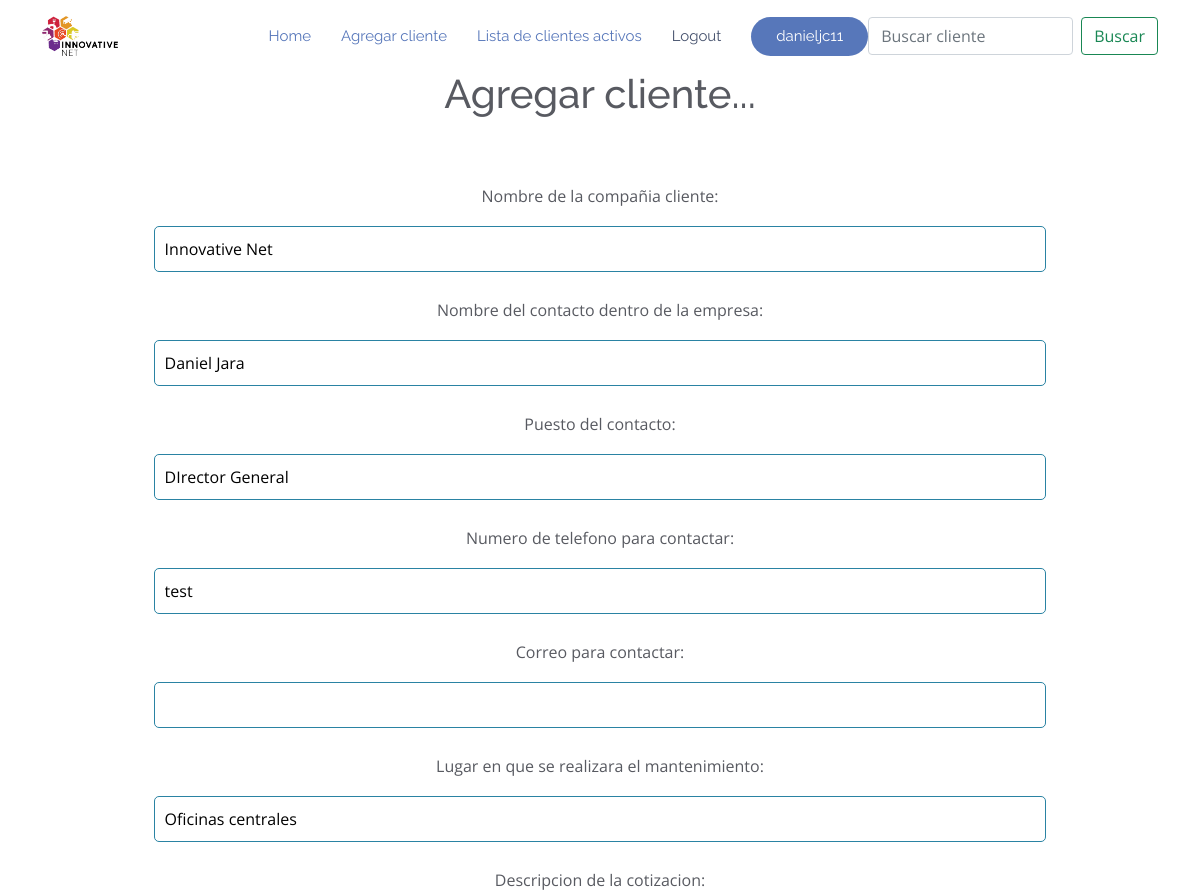
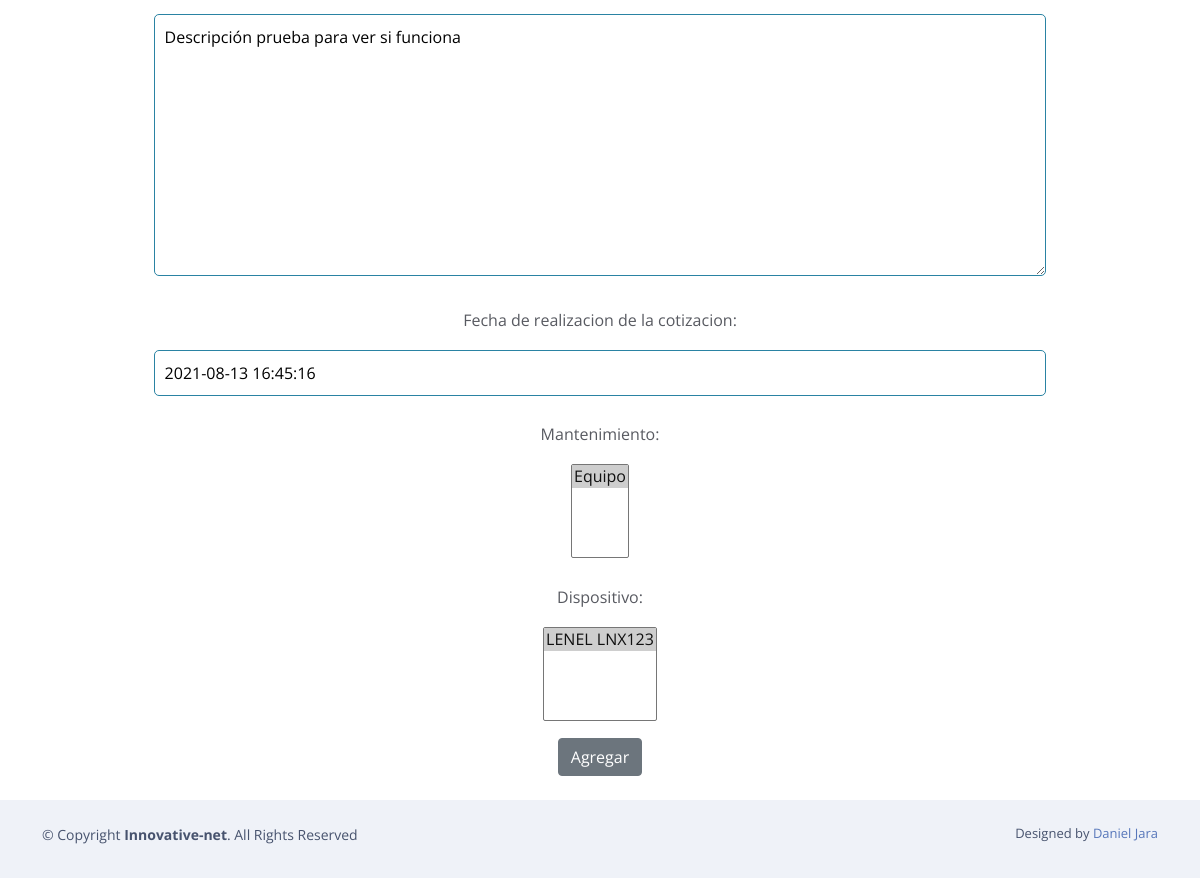
The page /modificar_cliente/34/ (signed in) on the database as committed earlier (2 pictures, top to bottom).
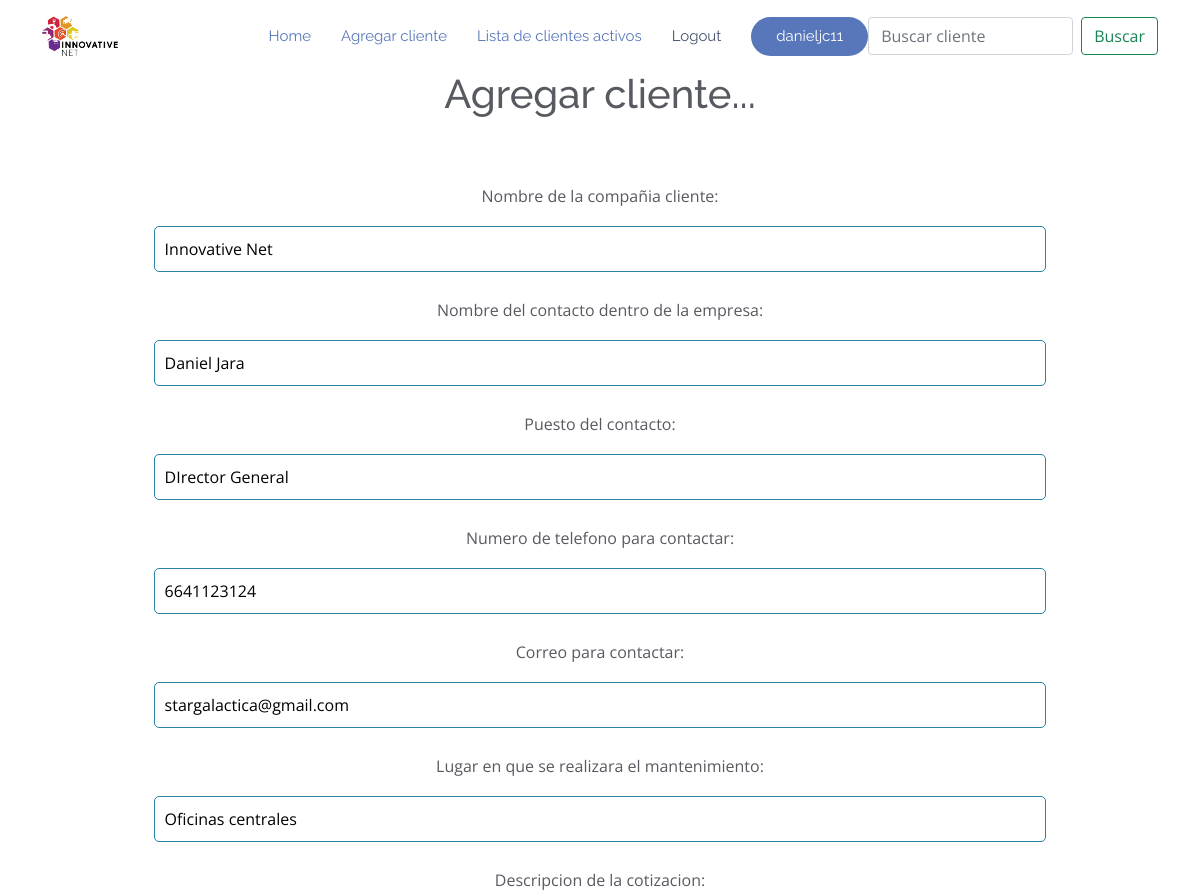
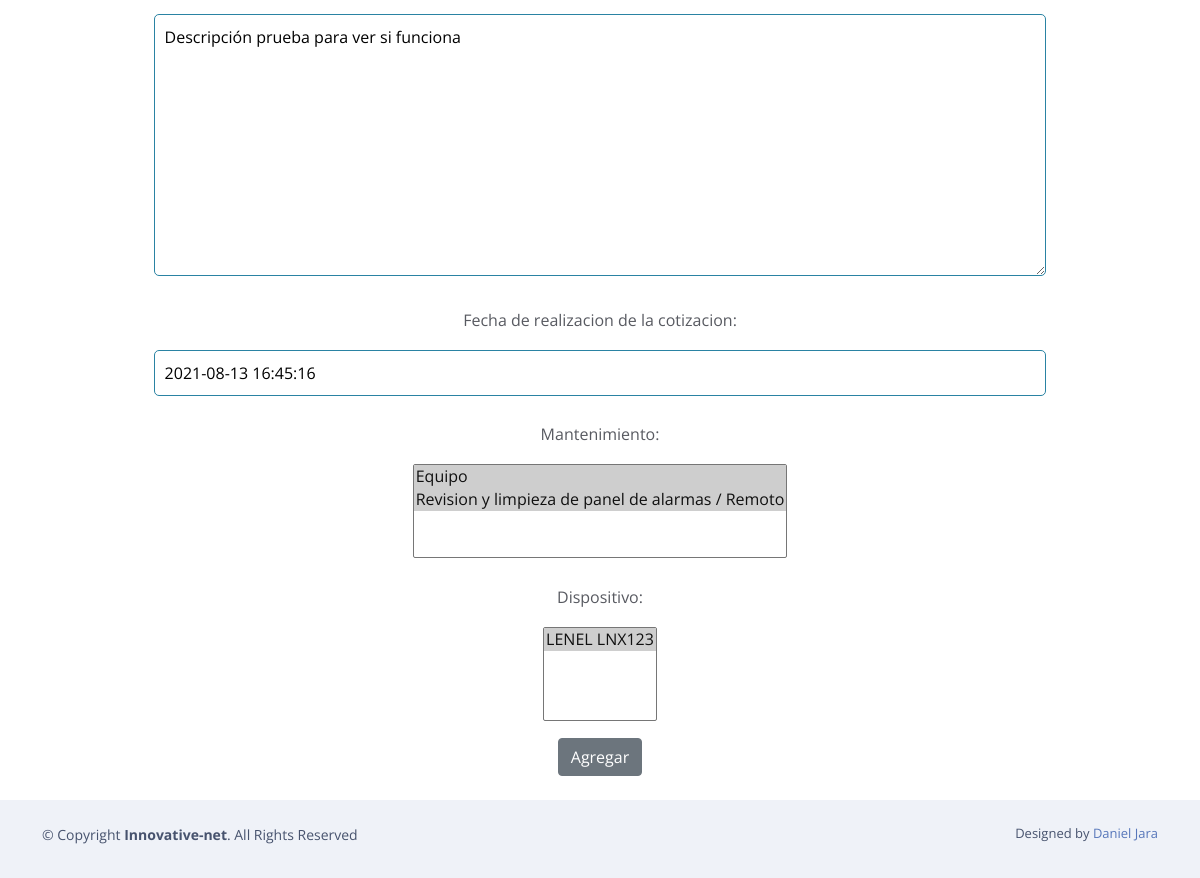
The same page on the database as committed later (2 pictures, top to bottom).
### RPA/models.py (models this page shows, shortened)
class Cliente(models.Model):
    usuario = models.ForeignKey(User, on_delete=models.CASCADE, null=True, blank=True)
    nombre = models.CharField('Nombre de la compañia cliente',max_length=200)
    encargado = models.CharField('Nombre del contacto dentro de la empresa',max_length
    =120)
    puesto_encargado = models.CharField('Puesto del contacto',max_length
    =120)
    numero_contacto=models.CharField('Numero de telefono para contactar',max_length
    =10)
    correo_contacto=models.EmailField('Correo para contactar',blank=True)
    lugar_de_mantenimiento = models.CharField('Lugar en que se realizara el mantenimiento',max_length
    =120,blank=True)
    descripcion_cotizacion = models.TextField('Descripcion de la cotizacion',blank=True)
    fecha = models.DateTimeField('Fecha de realizacion de la cotizacion',blank=True,null=True)
    mantenimiento = models.ManyToManyField(Mantenimiento, blank=True, related_name='cliente')
    dispositivo = models.ManyToManyField(Dispositivo, blank=True, related_name="cliente")
    class Meta:
        ordering = ['nombre']

### RPA/views.py (the view)
# urls.py: path('modificar_cliente/<int:pk>/', Modificar_Cliente.as_view(), name='modificar_cliente'),
class Modificar_Cliente (LoginRequiredMixin, UpdateView):
    model = Cliente
    fields = ['nombre', 'encargado', 'puesto_encargado',
            'numero_contacto', 'correo_contacto',
            'lugar_de_mantenimiento', 'descripcion_cotizacion',
            'fecha', 'mantenimiento', 'dispositivo']
    success_url = reverse_lazy('home')
    template_name = 'mantenimientos/agregar_cliente.html'

### RPA/models.py (called while the page is built)
    def __str__(self):
        return self.title

    def __str__(self):
        return self.marca +" "+ self.titulo

### RPA/templates/mantenimientos/agregar_cliente.html (shortened to what this page needs)
{% extends 'mantenimientos/base.html'%}
{% load static %}
{% block body %}
        <center>
            <h1>Agregar cliente...</h1>
            <br/>
            <br/>
            {% if submitted %}
                El cliente fue agregado exitosamente!
            {% else %}
                <form action="" method="POST">
                    {{ form.as_p }}
                    <input type="submit" value="Agregar" class="btn btn-secondary">
                </form>
            <br/>
            {% endif %}
        </center>
{% endblock %}

Rows that differ between the two databases and show on the page:
changed Cliente "Innovative Net": numero_contacto "test" → "6641123124"; correo_contacto (not shown) → "stargalactica@gmail.com"
Other text that changed with them:
form field mantenimiento: "Equipo ☑" → "Equipo ☑ / Revision y limpieza de panel de alarmas / Remoto ☑"
